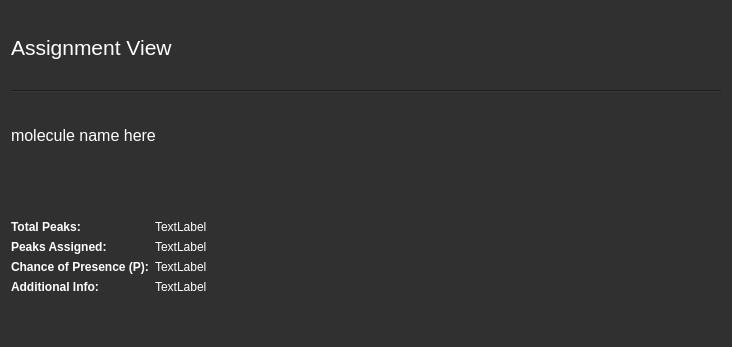
<?xml version="1.0" encoding="UTF-8"?>
<ui version="4.0">
 <class>Form</class>
 <widget class="QWidget" name="Form">
  <property name="geometry">
   <rect>
    <x>0</x>
    <y>0</y>
    <width>732</width>
    <height>347</height>
   </rect>
  </property>
  <property name="windowTitle">
   <string>Form</string>
  </property>
  <property name="styleSheet">
   <string notr="true">background-color: rgb(48, 48, 48);
gridline-color: rgb(195, 195, 195);
color: rgb(255, 255, 255);
</string>
  </property>
  <layout class="QVBoxLayout" name="verticalLayout_2">
   <item>
    <layout class="QVBoxLayout" name="verticalLayout">
     <item>
      <widget class="QLabel" name="Title">
       <property name="font">
        <font>
         <pointsize>16</pointsize>
        </font>
       </property>
       <property name="frameShadow">
        <enum>QFrame::Raised</enum>
       </property>
       <property name="text">
        <string>Assignment View</string>
       </property>
      </widget>
     </item>
     <item>
      <widget class="Line" name="line">
       <property name="orientation">
        <enum>Qt::Horizontal</enum>
       </property>
      </widget>
     </item>
     <item>
      <widget class="QLabel" name="experiment_name_lbl">
       <property name="font">
        <font>
         <pointsize>12</pointsize>
        </font>
       </property>
       <property name="text">
        <string>molecule name here</string>
       </property>
      </widget>
     </item>
    </layout>
   </item>
   <item>
    <layout class="QFormLayout" name="formLayout">
     <property name="fieldGrowthPolicy">
      <enum>QFormLayout::ExpandingFieldsGrow</enum>
     </property>
     <property name="labelAlignment">
      <set>Qt::AlignLeading|Qt::AlignLeft|Qt::AlignVCenter</set>
     </property>
     <property name="formAlignment">
      <set>Qt::AlignLeading|Qt::AlignLeft|Qt::AlignVCenter</set>
     </property>
     <item row="0" column="0">
      <widget class="QLabel" name="total_peaks_lbl">
       <property name="font">
        <font>
         <weight>75</weight>
         <bold>true</bold>
        </font>
       </property>
       <property name="text">
        <string>Total Peaks:</string>
       </property>
      </widget>
     </item>
     <item row="0" column="1">
      <widget class="QLabel" name="total_peaks_val">
       <property name="text">
        <string>TextLabel</string>
       </property>
      </widget>
     </item>
     <item row="1" column="0">
      <widget class="QLabel" name="peaks_assigned_lbl">
       <property name="font">
        <font>
         <weight>75</weight>
         <bold>true</bold>
        </font>
       </property>
       <property name="text">
        <string>Peaks Assigned:</string>
       </property>
      </widget>
     </item>
     <item row="1" column="1">
      <widget class="QLabel" name="peaks_assigned_val">
       <property name="text">
        <string>TextLabel</string>
       </property>
      </widget>
     </item>
     <item row="2" column="0">
      <widget class="QLabel" name="presence_lbl">
       <property name="font">
        <font>
         <weight>75</weight>
         <bold>true</bold>
        </font>
       </property>
       <property name="text">
        <string>Chance of Presence (P):</string>
       </property>
      </widget>
     </item>
     <item row="2" column="1">
      <widget class="QLabel" name="presence_val_lbl">
       <property name="text">
        <string>TextLabel</string>
       </property>
      </widget>
     </item>
     <item row="3" column="0">
      <widget class="QLabel" name="info_lbl">
       <property name="font">
        <font>
         <weight>75</weight>
         <bold>true</bold>
        </font>
       </property>
       <property name="text">
        <string>Additional Info:</string>
       </property>
      </widget>
     </item>
     <item row="3" column="1">
      <widget class="QLabel" name="info_val_lbl">
       <property name="text">
        <string>TextLabel</string>
       </property>
      </widget>
     </item>
    </layout>
   </item>
  </layout>
 </widget>
 <resources/>
 <connections/>
</ui>
